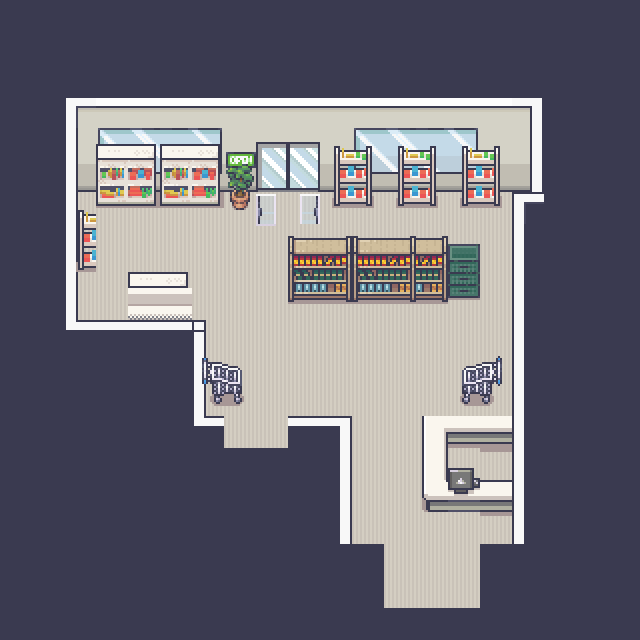

A level layout from a 2D game, rendered from its tile map. Below: a short description, then the map file with its tile-grid data intact:
An orthogonal 20x20 tile map with 32x32 px tiles, 5 tile layers (floors, walls, windows, wallborder, ...), 3 tilesets and 3 objects (start, pillow, asshole).

<map version="1.10" tiledversion="1.10.2" orientation="orthogonal" renderorder="right-down" width="20" height="20" tilewidth="32" tileheight="32" infinite="0" nextlayerid="10" nextobjectid="4">
 <editorsettings>
  <export target="assets/GroceryStore.tmj" format="json" />
 </editorsettings>
 <tileset firstgid="1" name="interior32x32" tilewidth="32" tileheight="32" tilecount="1424" columns="16">
  <image source="assets/Interiors_free_32x32.png" width="512" height="2848" />
 </tileset>
 <tileset firstgid="1425" name="wallsceilings32x32" tilewidth="32" tileheight="32" tilecount="8284" columns="76">
  <image source="assets/Room_Builder_32x32.png" width="2432" height="3488" />
 </tileset>
 <tileset firstgid="9709" name="16_Grocery_store_32x32" tilewidth="32" tileheight="32" tilecount="1248" columns="16">
  <image source="assets/16_Grocery_store_32x32.png" width="512" height="2496" />
 </tileset>
 <layer id="1" name="floors" width="20" height="20">
  <data encoding="csv">
1437,1437,1437,1437,1437,1437,1437,1437,1437,1437,1437,1437,1437,1437,1437,1437,1437,1437,1437,1437,
1437,1437,1437,1437,1437,1437,1437,1437,1437,1437,1437,1437,1437,1437,1437,1437,1437,1437,1437,1437,
1437,1437,1437,1437,1437,1437,1437,1437,1437,1437,1437,1437,1437,1437,1437,1437,1437,1437,1437,1437,
1437,1437,0,0,0,0,0,0,0,0,0,0,0,0,0,0,0,1437,1437,1437,
1437,1437,0,0,0,0,0,0,1437,1437,0,0,0,0,0,0,0,1437,1437,1437,
1437,1437,0,0,0,0,0,0,1437,1437,0,0,0,0,0,0,0,1437,1437,1437,
1437,1437,1668,1668,1668,1668,1668,1668,1668,1668,1668,1668,1668,1668,1668,1668,1437,1437,1437,1437,
1437,1437,1668,1668,1668,1668,1668,1668,1668,1668,1668,1668,1668,1668,1668,1668,1437,1437,1437,1437,
1437,1437,1668,1668,1668,1668,1668,1668,1668,1668,1668,1668,1668,1668,1668,1668,1437,1437,1437,1437,
1437,1437,1668,1668,1719,1719,1668,1668,1668,1668,1668,1668,1668,1668,1668,1668,1437,1437,1437,1437,
1437,1437,1437,1437,1437,1437,1668,1668,1668,1668,1668,1668,1668,1668,1668,1668,1437,1437,1437,1437,
1437,1437,1437,1437,1437,1437,1668,1668,1668,1668,1668,1668,1668,1668,1668,1668,1437,1437,1437,1437,
1437,1437,1437,1437,1437,1437,1668,1668,1668,1668,1668,1668,1668,1668,1668,1668,1437,1437,1437,1437,
1437,1437,1437,1437,1437,1437,1437,1668,1668,1437,1437,1668,1668,1668,1668,1668,1437,1437,1437,1437,
1437,1437,1437,1437,1437,1437,1437,1437,1437,1437,1437,1668,1668,1668,1668,1668,1437,1437,1437,1437,
1437,1437,1437,1437,1437,1437,1437,1437,1437,1437,1437,1668,1668,1668,1668,1668,1437,1437,1437,1437,
1437,1437,1437,1437,1437,1437,1437,1437,1437,1437,1437,1668,1668,1668,1668,1668,1437,1437,1437,1437,
1437,1437,1437,1437,1437,1437,1437,1437,1437,1437,1437,1437,1668,1668,1668,1437,1437,1437,1437,1437,
1437,1437,1437,1437,1437,1437,1437,1437,1437,1437,1437,1437,1668,1668,1668,1437,1437,1437,1437,1437,
1437,1437,1437,1437,1437,1437,1437,1437,1437,1437,1437,1437,1437,1437,1437,1437,1437,1437,1437,1437
</data>
 </layer>
 <layer id="2" name="walls" width="20" height="20">
  <data encoding="csv">
0,0,0,0,0,0,0,0,0,0,0,0,0,0,0,0,0,0,0,0,
0,0,0,0,0,0,0,0,0,0,0,0,0,0,0,0,0,0,0,0,
0,0,0,0,0,0,0,0,0,0,0,0,0,0,0,0,0,0,0,0,
0,0,2869,2870,2870,2870,2870,2870,2870,2870,2870,2870,2870,2870,2870,2870,2871,0,0,0,
0,0,2873,2874,2874,2874,2874,2874,2874,2874,2874,2874,2874,2874,2874,2874,2875,0,0,0,
0,0,2945,2946,2946,2946,2946,2946,0,0,2946,2946,2946,2946,2946,2946,2947,0,0,0,
0,0,0,0,0,0,0,0,0,0,0,0,0,0,0,0,0,0,0,0,
0,0,0,0,0,0,0,0,0,0,0,0,0,0,0,0,0,0,0,0,
0,0,0,0,0,0,0,0,0,0,0,0,0,0,0,0,0,0,0,0,
0,0,0,0,0,0,0,0,0,0,0,0,0,0,0,0,0,0,0,0,
0,0,0,0,0,0,0,0,0,0,0,0,0,0,0,0,0,0,0,0,
0,0,0,0,0,0,0,0,0,0,0,0,0,0,0,0,0,0,0,0,
0,0,0,0,0,0,0,0,0,0,0,0,0,0,0,0,0,0,0,0,
0,0,0,0,0,0,0,0,0,0,0,0,0,0,0,0,0,0,0,0,
0,0,0,0,0,0,0,0,0,0,0,0,0,0,0,0,0,0,0,0,
0,0,0,0,0,0,0,0,0,0,0,0,0,0,0,0,0,0,0,0,
0,0,0,0,0,0,0,0,0,0,0,0,0,0,0,0,0,0,0,0,
0,0,0,0,0,0,0,0,0,0,0,0,0,0,0,0,0,0,0,0,
0,0,0,0,0,0,0,0,0,0,0,0,0,0,0,0,0,0,0,0,
0,0,0,0,0,0,0,0,0,0,0,0,0,0,0,0,0,0,0,0
</data>
 </layer>
 <layer id="8" name="windows" width="20" height="20">
  <data encoding="csv">
0,0,0,0,0,0,0,0,0,0,0,0,0,0,0,0,0,0,0,0,
0,0,0,0,0,0,0,0,0,0,0,0,0,0,0,0,0,0,0,0,
0,0,0,0,0,0,0,0,0,0,0,0,0,0,0,0,0,0,0,0,
0,0,0,0,0,0,0,0,0,0,0,0,0,0,0,0,0,0,0,0,
0,0,0,10088,10089,10090,10091,0,0,0,0,10088,10089,10090,10091,0,0,0,0,0,
0,0,0,10104,10105,10106,10107,0,0,0,0,10104,10105,10106,10107,0,0,0,0,0,
0,0,0,0,0,0,0,0,0,0,0,0,0,0,0,0,0,0,0,0,
0,0,0,0,0,0,0,0,0,0,0,0,0,0,0,0,0,0,0,0,
0,0,0,0,0,0,0,0,0,0,0,0,0,0,0,0,0,0,0,0,
0,0,0,0,0,0,0,0,0,0,0,0,0,0,0,0,0,0,0,0,
0,0,0,0,0,0,0,0,0,0,0,0,0,0,0,0,0,0,0,0,
0,0,0,0,0,0,0,0,0,0,0,0,0,0,0,0,0,0,0,0,
0,0,0,0,0,0,0,0,0,0,0,0,0,0,0,0,0,0,0,0,
0,0,0,0,0,0,0,0,0,0,0,0,0,0,0,0,0,0,0,0,
0,0,0,0,0,0,0,0,0,0,0,0,0,0,0,0,0,0,0,0,
0,0,0,0,0,0,0,0,0,0,0,0,0,0,0,0,0,0,0,0,
0,0,0,0,0,0,0,0,0,0,0,0,0,0,0,0,0,0,0,0,
0,0,0,0,0,0,0,0,0,0,0,0,0,0,0,0,0,0,0,0,
0,0,0,0,0,0,0,0,0,0,0,0,0,0,0,0,0,0,0,0,
0,0,0,0,0,0,0,0,0,0,0,0,0,0,0,0,0,0,0,0
</data>
 </layer>
 <layer id="5" name="wallborder" width="20" height="20">
  <data encoding="csv">
0,0,0,0,0,0,0,0,0,0,0,0,0,0,0,0,0,0,0,0,
0,0,0,0,0,0,0,0,0,0,0,0,0,0,0,0,0,0,0,0,
0,0,0,0,0,0,0,0,0,0,0,0,0,0,0,0,0,0,0,0,
0,0,1963,0,0,0,0,0,0,0,0,0,0,0,0,0,1962,0,0,0,
0,0,1970,0,0,0,0,10494,0,0,0,0,0,0,0,0,1812,0,0,0,
0,0,1970,0,0,0,0,10510,0,0,0,0,0,0,0,0,1810,0,0,0,
0,0,1970,0,0,0,0,0,0,0,0,0,0,0,0,0,1963,0,0,0,
0,0,1970,0,0,0,0,0,0,0,0,0,0,0,0,0,1813,0,0,0,
0,0,1970,0,0,0,0,0,0,0,0,0,0,0,0,0,1813,0,0,0,
0,0,1811,0,0,0,0,0,0,0,0,0,0,0,0,0,1813,0,0,0,
0,0,1887,2045,2045,2045,1894,0,0,0,0,0,0,0,0,0,1813,0,0,0,
0,0,0,0,0,0,1970,0,0,0,0,0,0,0,0,0,1813,0,0,0,
0,0,0,0,0,0,1811,0,0,0,0,0,0,0,0,0,1813,0,0,0,
0,0,0,0,0,0,1887,0,0,2045,1962,0,0,0,0,0,1813,0,0,0,
0,0,0,0,0,0,0,0,0,0,1812,0,0,0,0,0,1813,0,0,0,
0,0,0,0,0,0,0,0,0,0,1812,0,0,0,0,0,1813,0,0,0,
0,0,0,0,0,0,0,0,0,0,1812,0,0,0,0,146,1813,0,0,0,
0,0,0,0,0,0,0,0,0,0,1487,1488,0,0,0,1488,1489,0,0,0,
0,0,0,0,0,0,0,0,0,0,0,0,0,0,0,0,0,0,0,0,
0,0,0,0,0,0,0,0,0,0,0,0,0,0,0,0,0,0,0,0
</data>
 </layer>
 <layer id="4" name="elements" width="20" height="20">
  <data encoding="csv">
0,0,0,0,0,0,0,0,0,0,0,0,0,0,0,0,0,0,0,0,
0,0,0,0,0,0,0,0,0,0,0,0,0,0,0,0,0,0,0,0,
0,0,0,0,0,0,0,0,0,0,0,0,0,0,0,0,0,0,0,0,
0,0,0,0,0,0,0,0,0,0,0,0,0,0,0,0,0,0,0,0,
0,0,0,293,294,293,294,0,451,452,295,296,295,296,295,296,0,0,0,0,
0,0,0,309,310,309,310,733,467,468,311,312,311,312,311,312,0,0,0,0,
0,0,295,325,326,325,326,749,9788,9819,327,328,327,328,327,328,0,0,0,0,
0,0,311,0,0,0,0,0,9804,1147,1148,1147,1148,1148,10671,0,0,0,0,0,
0,0,327,0,293,294,0,0,0,1163,1164,1163,1164,1164,10687,0,0,0,0,0,
0,0,0,0,74,74,0,0,0,1179,1180,1179,1180,1180,10703,0,0,0,0,0,
0,0,0,0,0,0,0,0,0,0,0,0,0,0,0,0,0,0,0,0,
0,0,0,0,0,0,9741,9742,0,0,0,0,0,0,9751,9752,0,0,0,0,
0,0,0,0,0,0,9757,9758,0,0,0,0,0,0,9767,9768,0,0,0,0,
0,0,0,0,0,0,0,0,0,0,0,0,0,97,98,98,0,0,0,0,
0,0,0,0,0,0,0,0,0,0,0,0,0,113,132,114,0,0,0,0,
0,0,0,0,0,0,0,0,0,0,0,0,0,129,148,130,0,0,0,0,
0,0,0,0,0,0,0,0,0,0,0,0,0,0,0,0,0,0,0,0,
0,0,0,0,0,0,0,0,0,0,0,0,0,0,0,0,0,0,0,0,
0,0,0,0,0,0,0,0,0,0,0,0,0,0,0,0,0,0,0,0,
0,0,0,0,0,0,0,0,0,0,0,0,0,0,0,0,0,0,0,0
</data>
 </layer>
 <objectgroup id="7" name="objectLayer">
  <object id="1" name="start" x="432.316" y="596.447">
   <point />
  </object>
  <object id="2" name="pillow" x="239.222" y="275.696">
   <point />
  </object>
  <object id="3" name="asshole" x="493.463" y="335.769">
   <point />
  </object>
 </objectgroup>
</map>
